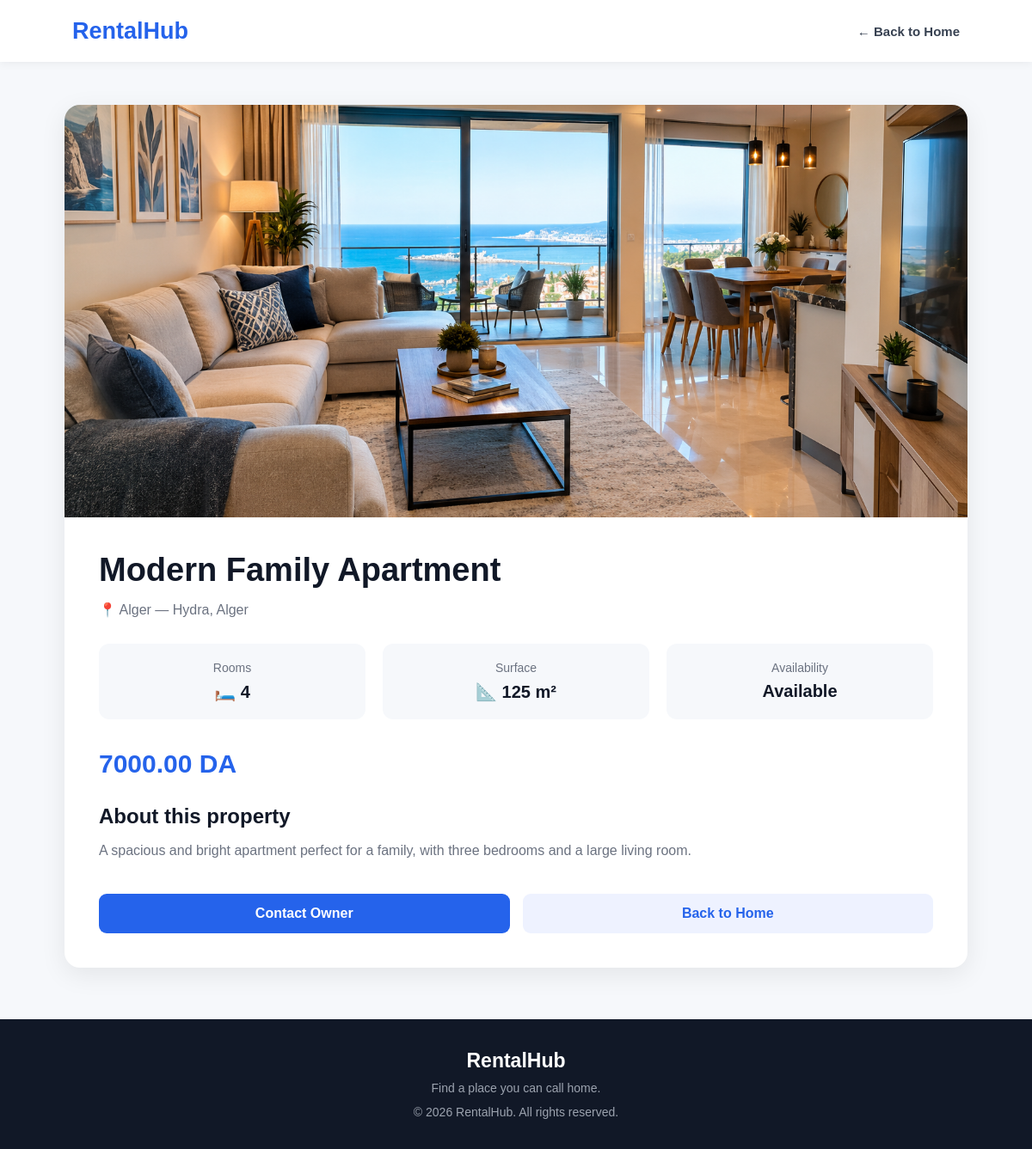
The page /property/4/ on the database its author committed.
### properties/models.py (models this page shows, shortened)
class Property(models.Model):
    title = models.CharField(max_length=200)
    description = models.TextField()
    city = models.CharField(max_length=100)
    address = models.CharField(max_length=255)
    price = models.DecimalField(max_digits=10, decimal_places=2)
    rooms = models.PositiveIntegerField()
    surface = models.PositiveIntegerField()
    available = models.BooleanField(default=True)
    image = models.ImageField(upload_to="properties/", blank=True, null=True)
    created_at = models.DateTimeField(auto_now_add=True)

### properties/views.py (the view)
# urls.py: path("property/<int:property_id>/", views.property_detail, name="property_detail"),
def property_detail(request, property_id): return render(request, "properties/property_detail.html", {"property": get_object_or_404(Property, id=property_id, available=True)})

### properties/templates/properties/property_detail.html (shortened to what this page needs)
<!DOCTYPE html>
<html lang="en">
<head>
</head>
<body>
    <nav class="navbar">
        <a href="/" class="logo">
            RentalHub
        </a>
        <a href="/" class="back-btn">
            ← Back to Home
        </a>
    </nav>
    <main class="container">
        <div class="property-card">
            {% if property.image %}
                <img
                    src="{{ property.image.url }}"
                    alt="{{ property.title }}"
                    class="property-image"
                >
            {% else %}
                <div class="no-image">
                    No image available
                </div>
            {% endif %}
            <div class="property-content">
                <h1>
                    {{ property.title }}
                </h1>
                <div class="location">
                    📍 {{ property.city }}
                    —
                    {{ property.address }}
                </div>
                <div class="property-info">
                    <div class="info-box">
                        <span>
                            Rooms
                        </span>
                        <strong>
                            🛏️ {{ property.rooms }}
                        </strong>
                    </div>
                    <div class="info-box">
                        <span>
                            Surface
                        </span>
                        <strong>
                            📐 {{ property.surface }} m²
                        </strong>
                    </div>
                    <div class="info-box">
                        <span>
                            Availability
                        </span>
                        <strong>
                            {% if property.available %}
                                Available
                            {% else %}
                                Not available
                            {% endif %}
                        </strong>
                    </div>
                </div>
                <div class="price">
                    {{ property.price }} DA
                </div>
                <h2 class="description-title">
                    About this property
                </h2>
                <p class="description">
                    {{ property.description }}
                </p>
                <div class="actions">
                    <a
                        href="#"
                        class="action-btn rent-btn"
                    >
                        Contact Owner
                    </a>
                    <a
                        href="/"
                        class="action-btn back-home"
                    >
                        Back to Home
                    </a>
                </div>
            </div>
        </div>
    </main>
    <footer>
        <h3>
            RentalHub
        </h3>
        <p>
            Find a place you can call home.
        </p>
        <p style="margin-top: 12px;">
            © 2026 RentalHub.
            All rights reserved.
        </p>
    </footer>
</body>
</html>

### properties/templates/properties/property_detail.html (style rules this page uses)
* { margin: 0; padding: 0; box-sizing: border-box; }
body { font-family: Arial, Helvetica, sans-serif; background: #f6f8fb; color: #1f2937; }
.navbar { height: 72px; background: white; display: flex; align-items: center; justify-content: space-between; padding: 0 7%; box-shadow: 0 2px 10px rgba(0, 0, 0, 0.06); position: sticky; top: 0; z-index: 100; }
.logo { font-size: 27px; font-weight: 800; color: #2563eb; text-decoration: none; }
.back-btn { text-decoration: none; color: #374151; font-size: 15px; font-weight: 600; }
.container { max-width: 1100px; margin: 50px auto; padding: 0 25px; }
.property-card { background: white; border-radius: 18px; overflow: hidden; box-shadow: 0 8px 30px rgba(0, 0, 0, 0.08); }
.property-image { width: 100%; height: 480px; object-fit: cover; display: block; }
.property-content { padding: 40px; }
.property-content h1 { font-size: 38px; color: #111827; margin-bottom: 15px; }
.location { color: #6b7280; font-size: 16px; margin-bottom: 30px; }
.property-info { display: grid; grid-template-columns: repeat(3, 1fr); gap: 20px; margin-bottom: 35px; }
.info-box { background: #f6f8fb; padding: 20px; border-radius: 12px; text-align: center; }
.info-box span { display: block; font-size: 14px; color: #6b7280; margin-bottom: 8px; }
.info-box strong { font-size: 20px; color: #111827; }
.price { font-size: 30px; font-weight: 800; color: #2563eb; margin-bottom: 30px; }
.description-title { font-size: 24px; margin-bottom: 12px; color: #111827; }
.description { color: #6b7280; line-height: 1.8; font-size: 16px; margin-bottom: 35px; }
.actions { display: flex; gap: 15px; }
.action-btn { flex: 1; text-align: center; text-decoration: none; padding: 14px; border-radius: 9px; font-weight: 700; transition: 0.2s ease; }
.rent-btn { background: #2563eb; color: white; }
.back-home { background: #eef2ff; color: #2563eb; }
footer { background: #111827; color: white; text-align: center; padding: 35px 20px; margin-top: 60px; }
footer h3 { font-size: 23px; margin-bottom: 10px; }
footer p { color: #9ca3af; font-size: 14px; }

### rows shown on the page
Property: image (picture), title "Modern Family Apartment", city "Alger", address "Hydra, Alger", rooms "4", surface "125", price "7000.00", description "A spacious and bright apartment perfect for a family, with three bedrooms and a large living room."
